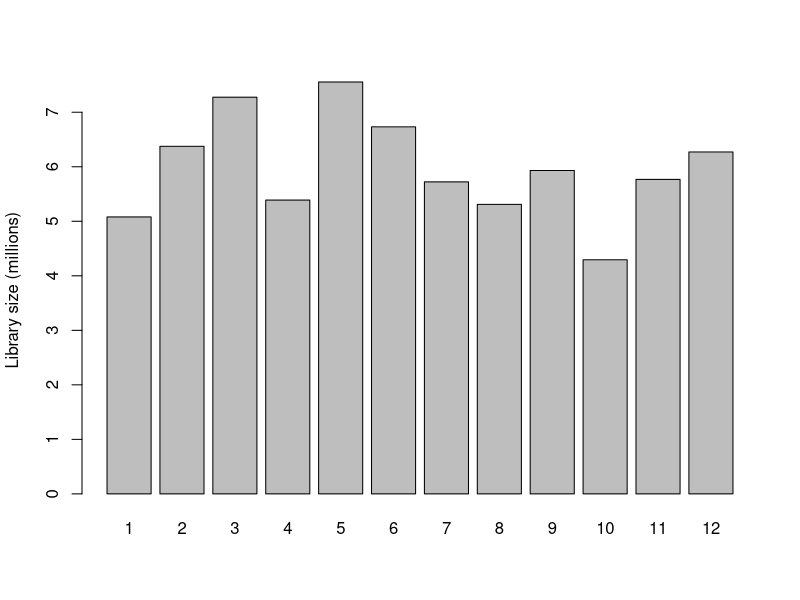
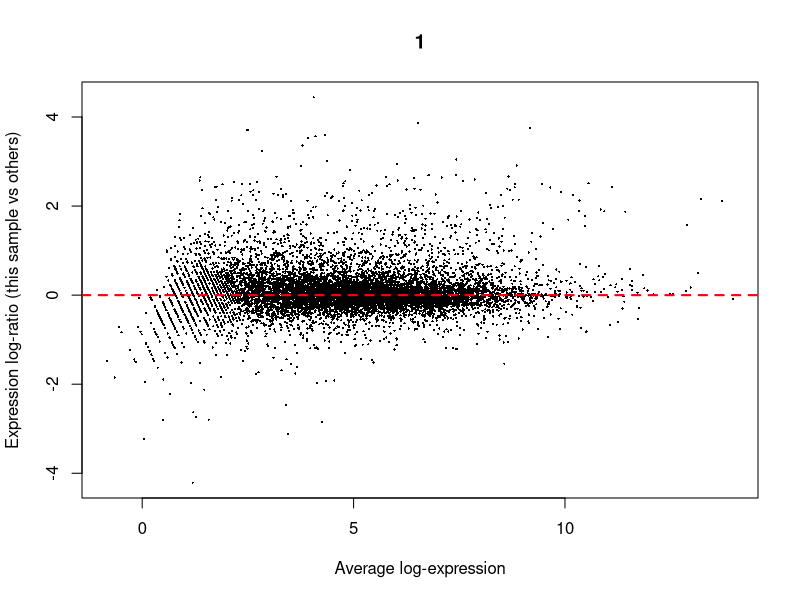
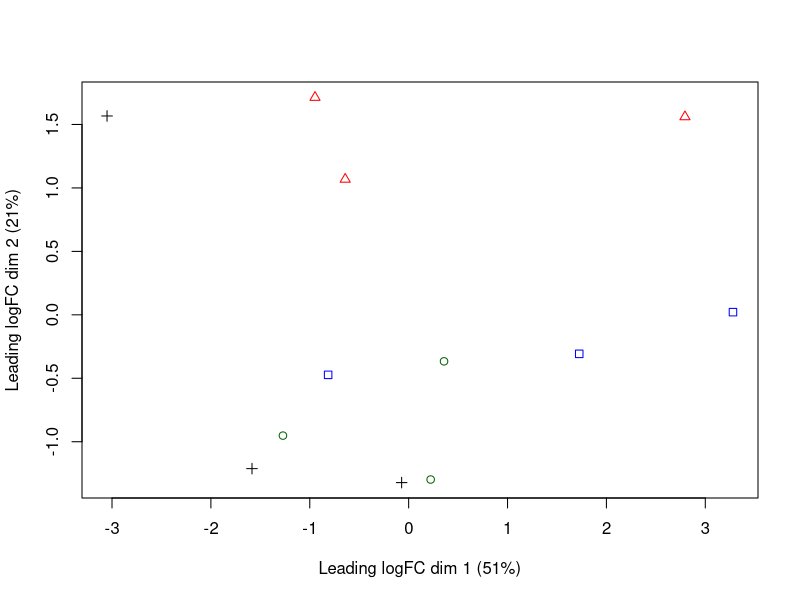
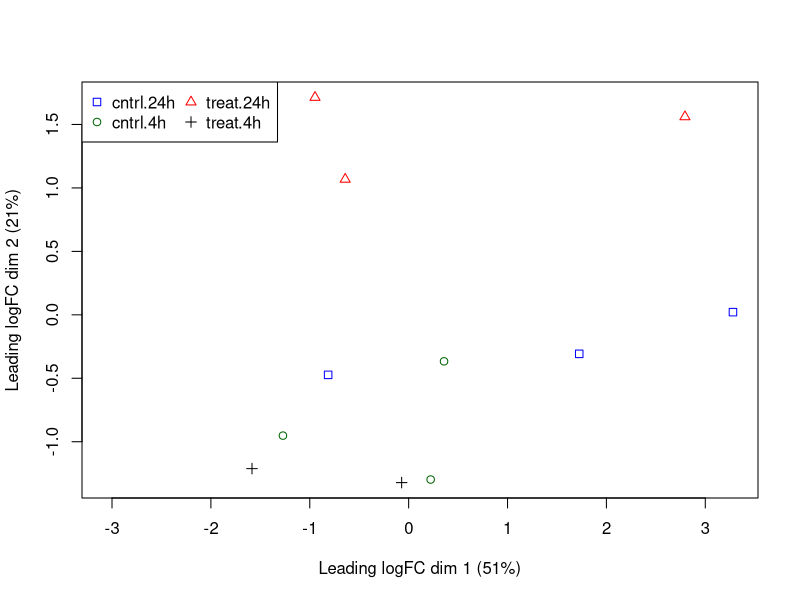
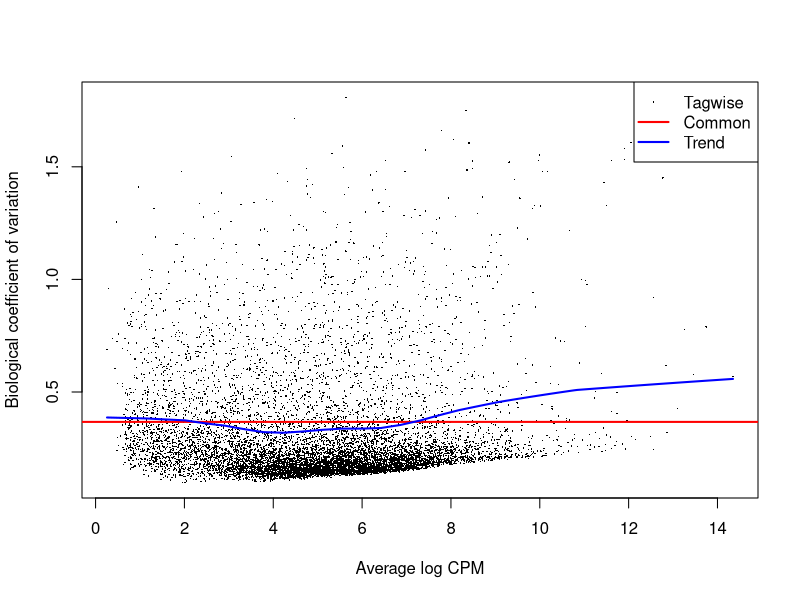
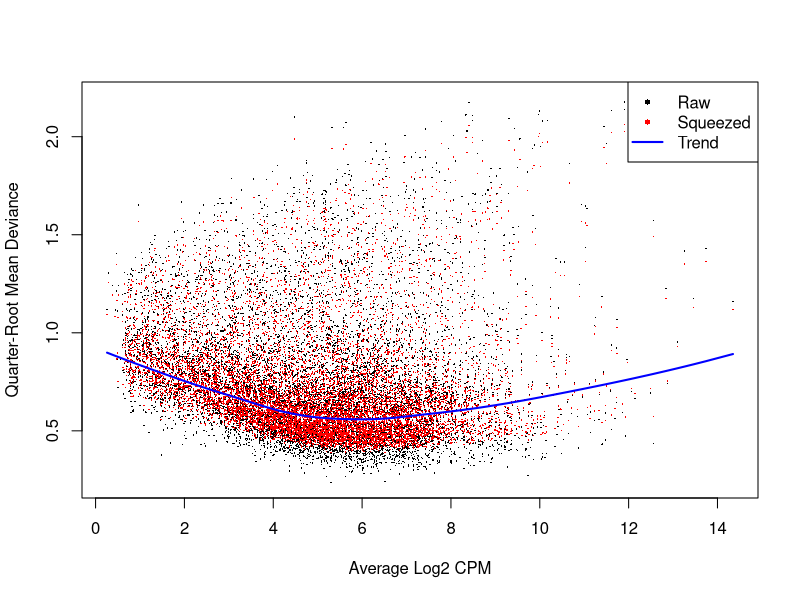
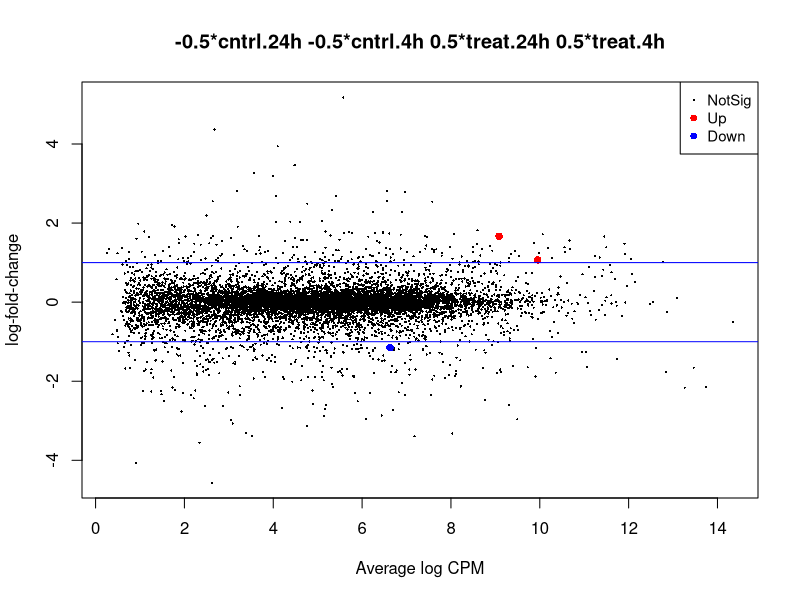
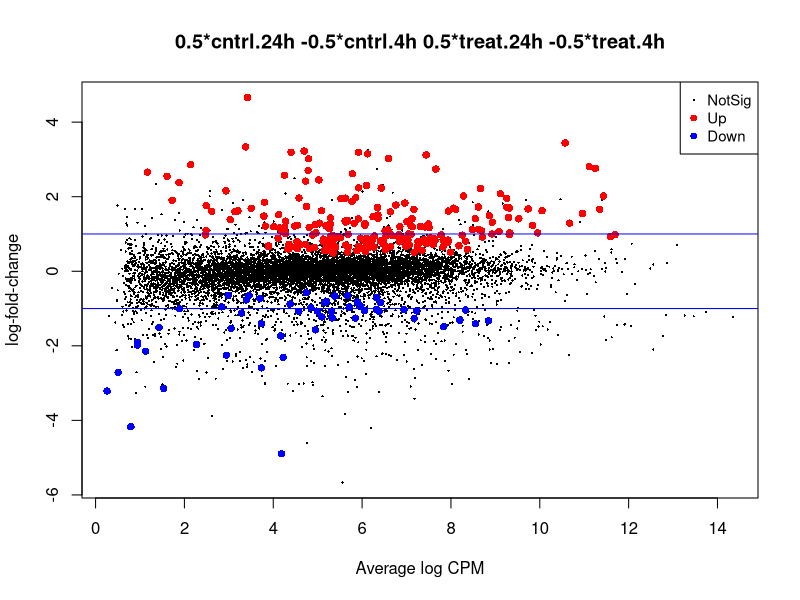

Recreate these plots in R, in order.
# set the working directory
setwd("/YOUR/FILE/PATH/")

# import gene count data
tribolium_counts <- read.csv("TriboliumCounts.csv", row.names="X")

#Import grouping factor
targets <- read.csv(file="groupingFactors.csv")
  
#BiocManager::install("edgeR")

library("edgeR")


#############
#Setup a design matrix
group <- factor(paste(targets$treatment,targets$hours,sep="."))
#cbind(targets,Group=group)

#Create DGE list object
list <- DGEList(counts=tribolium_counts,group=group)
colnames(list) <- rownames(targets)
head(list)

#Plot the library sizes before normalization
jpeg("glm_librarySizes_beforeNorm.jpg")
barplot(list$samples$lib.size*1e-6, names=1:12, ylab="Library size (millions)")
dev.off()

#Retain genes only if it is expressed at a minimum level
keep <- filterByExpr(list)
summary(keep)
list <- list[keep, , keep.lib.sizes=FALSE]

#Use TMM normalization to eliminate composition biases
# between libraries
list <- calcNormFactors(list)

#Retrieve normalized counts
normList <- cpm(list, normalized.lib.sizes=TRUE)

#Write the normalized counts to a file
write.table(normList, file="tribolium_normalizedCounts.csv", sep=",", row.names=TRUE)

#View normalization factors
list$samples
dim(list)

#Verify TMM normalization using a MD plot
# and write the plot to jpg file
jpeg("glm_MD_afterNorm.jpg")
plotMD(cpm(list, log=TRUE), column=1)
abline(h=0, col="red", lty=2, lwd=2)
dev.off()

#Use a MDS plot to visualizes the differences
# between the expression profiles of different samples
points <- c(0,1,2,3,15,16,17,18)
colors <- rep(c("blue", "darkgreen", "red", "black"), 2)

#Write plot without legend to file
jpeg("glm_MDS_withoutLegend.jpg")
plotMDS(list, col=colors[group], pch=points[group])
dev.off()

#Write plot with legend to file
jpeg("glm_MDS_withLegend.jpg")
plotMDS(list, col=colors[group], pch=points[group])
legend("topleft", legend=levels(group), pch=points, col=colors, ncol=2)
dev.off()

#The experimental design is parametrized with a one-way layout, 
# where one coefficient is assigned to each group
design <- model.matrix(~ 0 + group)
colnames(design) <- levels(group)
#design

#Next, the NB dispersion is estimated
list <- estimateDisp(list, design, robust=TRUE)
#list$common.dispersion

#Visualize the dispersion estimates with a BCV plot
#Write plot to file
jpeg("glm_BCV.jpg")
plotBCV(list)
dev.off()

#Now, estimate and plot the QL dispersions
fit <- glmQLFit(list, design, robust=TRUE)
#head(fit$coefficients)

#Write plot to file
jpeg("glm_QLDisp.jpg")
plotQLDisp(fit)
dev.off()


########
#Test whether the average across all cntrl groups is equal to the average across
#all treat groups, to examine the overall effect of treatment
con.treat_cntrl <- makeContrasts(set.treat_cntrl = (treat.4h + treat.24h)/2
                                                    - (cntrl.4h + cntrl.24h)/2,
                                                    levels=design)

#Look at genes with significant expression across all UV groups
anov.treat_cntrl <- glmTreat(fit, contrast=con.treat_cntrl, lfc=log2(1.2))
summary(decideTests(anov.treat_cntrl))

#Write plot to file
jpeg("glm_treat_cntrl_MD.jpg")
plotMD(anov.treat_cntrl)
abline(h=c(-1, 1), col="blue")
dev.off()

#Generate table of DE genes
tagsTbl_treat_cntrl.filtered <- topTags(anov.treat_cntrl, n=nrow(anov.treat_cntrl$table), adjust.method="fdr")$table
write.table(tagsTbl_treat_cntrl.filtered, file="glm_treat_cntrl.csv", sep=",", row.names=TRUE)


########

#Test whether the average across all tolerant groups is equal to the average across
#all not tolerant groups, to examine the overall effect of tolerance
con.24h_4h <- makeContrasts(set.24h_4h = (cntrl.24h + treat.24h)/2
                                          - (cntrl.4h + treat.4h)/2,
                                          levels=design)

#Look at genes with significant expression across all UV groups
anov.24h_4h <- glmTreat(fit, contrast=con.24h_4h, lfc=log2(1.2))
summary(decideTests(anov.24h_4h))

#Write plot to file
jpeg("glm_24h_4h_MD.jpg")
plotMD(anov.24h_4h)
abline(h=c(-1, 1), col="blue")
dev.off()

#Generate table of DE genes
tagsTbl_24h_4h.filtered <- topTags(anov.24h_4h, n=nrow(anov.24h_4h$table), adjust.method="fdr")$table
write.table(tagsTbl_24h_4h.filtered, file="glm_24h_4h.csv", sep=",", row.names=TRUE)


########
#Test whether there is an interaction effect
con.interaction <- makeContrasts(set.interaction = ((treat.4h + treat.24h)/2
                                                    - (cntrl.4h + cntrl.24h)/2)
                                                    - ((cntrl.24h + treat.24h)/2
                                                    - (cntrl.4h + treat.4h)/2),
                                                    levels=design)

#Look at genes with significant expression
anov.interaction <- glmTreat(fit, contrast=con.interaction, lfc=log2(1.2))
summary(decideTests(anov.interaction))

#Write plot to file
jpeg("glm_interaction_MD.jpg")
plotMD(anov.interaction)
abline(h=c(-1, 1), col="blue")
dev.off()

#Generate table of DE genes
tagsTbl_inter.filtered <- topTags(anov.interaction, n=nrow(anov.interaction$table), adjust.method="fdr")$table
write.table(tagsTbl_inter.filtered, file="glm_interaction.csv", sep=",", row.names=TRUE)
